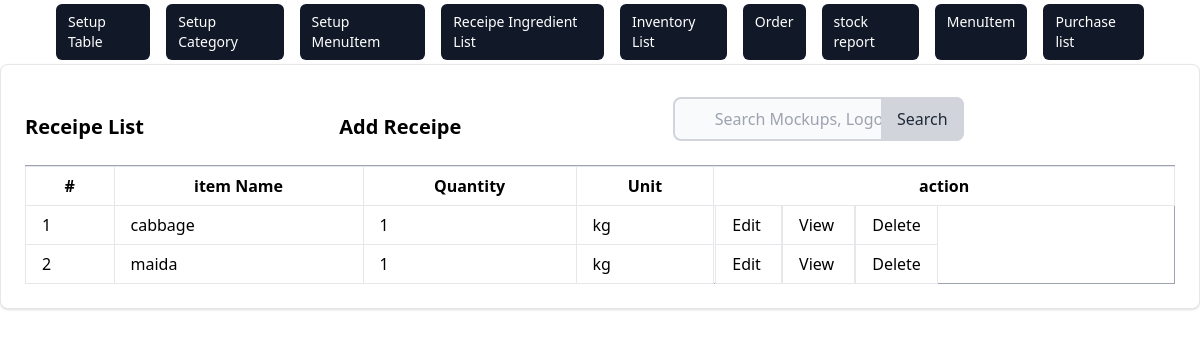
/menu/receipe/list/, run on an earlier commit of the app's database.
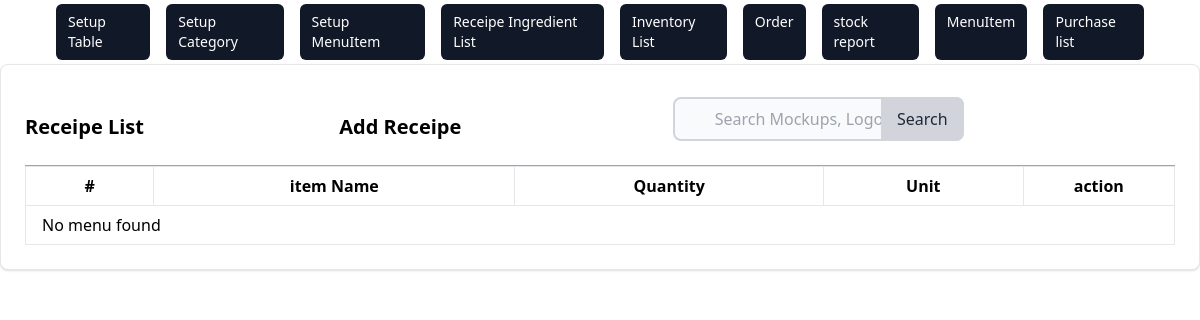
And on a later commit of the database.
### menu/models.py (models this page shows, shortened)
class Receipe(models.Model):
    name = models.OneToOneField(
        Ingredient, on_delete=models.CASCADE, max_length=100, null=True, unique=True)
    quantity = models.IntegerField(null=True)
    unit = models.CharField(choices=CHOICES, max_length=100, null=True)

class Ingredient(models.Model):
    name = models.CharField(max_length=50)
    def __str__(self):
        return self.name

### menu/views.py (the view)
# urls.py: path('receipe/list/', views.ReceipeListView.as_view(), name='menu_item_list'),
class ReceipeListView(ListView):
    model = Receipe
    template_name = 'menu/receipe/receipe_list.html'
    success_url = reverse_lazy('menu:menu_item_list')
    queryset = Receipe.objects.all()
    def get_context_data(self, **kwargs):
        context = super().get_context_data(**kwargs)
        context['receipe'] = self.queryset
        return context

### menu/templates/menu/receipe/receipe_list.html (shortened to what this page needs)
{% extends 'inventory/base.html' %} {% block content %}
<div class="card max-w-80%  p-6 bg-white border border-gray-200 rounded-lg shadow dark:bg-gray-800 dark:border-gray-400">
  <div class="row">
    <div class="flex items-center justify-between">
        <h5 class="text-xl font-semibold">Receipe List</h5>
        <a href="/" class="text-xl font-semibold text-grey-200 hover:underline hover:text-blue-00 ml-auto">
         <h5>  Add Receipe</h5>
        </a>
      <form method="get" action="/" class="max-w-md mx-auto px-4 py-2 justify-end">
        <div class="relative">
            <input
            type="search"
            id="default-search"
            name='q'
            class="block w-full pl-10 pr-4 py-2 rounded-lg border-2 border-gray-300 bg-gray-50 focus:ring-blue-500 focus:border-blue-500"
            placeholder="Search Mockups, Logos..."
            required
          />
          <button
            type="submit"
            class="absolute inset-y-0 right-0 px-4 py-2 bg-gray-300 text-gray-800 rounded-r-lg hover:bg-gray-400 focus:outline-none focus:bg-gray-400"
          >
            Search
          </button>
        </div>
      </form>
    </div>
      <div class="card-body">
        <table class="table-auto w-full border-collapse border border-gray-400 table-bordered">
          <th class="px-1 py-0">
            <tr>
              <th class="px-4 py-2 border px-4 py-2" >#</th>
              <th class="px-4 py-2  border ">item Name</th>
              <th class="px-4 py-2  border ">Quantity</th>
              <th  class="px-4 py-2  border ">Unit</th>
              <th col="3" class="px-0 py-0  border ">action</th>
            </tr>
          </th>
          <tbody>
            {% if object_list %} {% for receipe in object_list %}
            <tr>
              <td class="border px-4 py-2">{{ receipe.id}}</td>
              <td class="border px-4 py-2">{{ receipe.name }}</td>
              <td class="border px-4 py-2">{{ receipe.quantity }}</td>
              <td class="border px-4 py-2">{{ receipe.unit }}</td>
              <td>
                <a  class="border px-4 py-2"  href="{% url 'menu:receipe_update' receipe.id %}"> Edit </a>
                <a class="border px-4 py-2"  href="{% url 'menu:receipe_detail' receipe.id %}"> View </a>
                <a  class="border px-4 py-2" href="/" > Delete </a>
              </td>
            </tr>
          {% endfor %}
          {% else %}
            <tr><td colspan="8" class="border px-4 py-2">No menu found</td></tr>
          {% endif %}
          </tbody>
        </table>
      </div>
    </div>
  </div>
  </div>
{% endblock %}

What changed in the data, as far as the page shows it:
removed Receipe: id "1", name "cabbage", quantity "1", unit "kg"
removed Receipe: id "2", name "maida", quantity "1", unit "kg"
Also different on the page:
text now shown: "No menu found"
